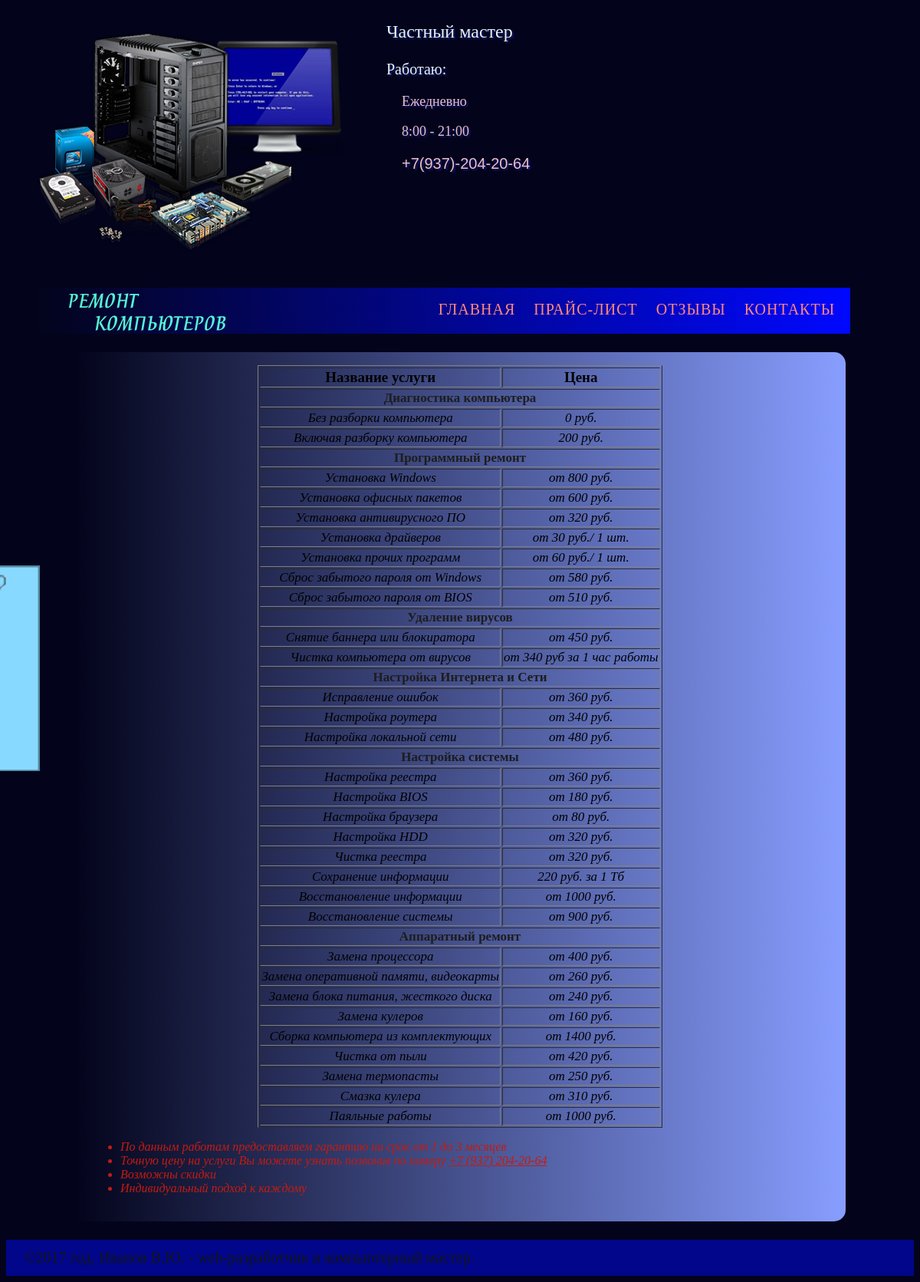
/prays.php, run on the app's committed database.
### tables this page shows
CREATE TABLE `diagnostika_comp` (
  `id` int(11) NOT NULL,
  `opisanie` varchar(255) NOT NULL,
  `cena` varchar(64) NOT NULL,
  `podrobno` text NOT NULL,
  `nazvanie` varchar(255) NOT NULL
);

CREATE TABLE `program_remont` (
  `id` int(11) NOT NULL,
  `opisanie` text NOT NULL,
  `cena` varchar(64) NOT NULL,
  `podrobno` text NOT NULL
);

CREATE TABLE `udalenie_virusov` (
  `id` int(11) NOT NULL,
  `opisanie` varchar(255) NOT NULL,
  `cena` varchar(64) NOT NULL,
  `podrobno` text NOT NULL
);

CREATE TABLE `nastroy_internet` (
  `id` int(11) NOT NULL,
  `opisanie` varchar(255) NOT NULL,
  `cena` varchar(64) NOT NULL,
  `podrobno` text NOT NULL
);

CREATE TABLE `nastroyka_system` (
  `id` int(11) NOT NULL,
  `opisanie` varchar(255) NOT NULL,
  `cena` varchar(64) NOT NULL,
  `podrobno` text NOT NULL
);

CREATE TABLE `apparatn_remont` (
  `id` int(11) NOT NULL,
  `opisanie` varchar(255) NOT NULL,
  `cena` varchar(64) NOT NULL,
  `podrobno` text NOT NULL
);

### prays.php (the view, shortened to what this page needs)
<!DOCTYPE html>
<html>
<head>
	<link rel="stylesheet" type="text/css" href="css/style.css">
</head>
<body>
	<?php
		include "header.php";
		include "nav.php";
	?>
	<div class="prays-content">
			<?php
				$connection = new PDO('mysql:host=localhost;dbname=remont-pc;charset=utf8', 'root', '1812dokamul');
				echo '<table class="prays_table" border="1">';
				echo '<tr class="prays-nazv-uslugi">';
					echo '<td>Название услуги</td>';
					echo '<td>Цена</td>';
				echo '</tr>';
				echo '<tr class="prays-nazv">';
					echo '<td colspan="2">Диагностика компьютера</td>';
				echo '</tr>';
				foreach($connection->query('SELECT * FROM diagnostika_comp') as $prays_diagnostika) {
					echo '<tr>';
					echo '<td class="prays-usluga"><abbr title="Подробнее">' . $prays_diagnostika['opisanie'] . '</abbr></td>';
					echo '<td class="prays-cena">' . $prays_diagnostika['cena'] . '</td>';
					echo '</tr>';
				}
				echo '<tr class="prays-nazv">';
					echo '<td colspan="2">Программный ремонт</td>';
				echo '</tr>';
				foreach($connection->query('SELECT * FROM program_remont') as $prays_prog_remont) {
					echo '<tr>';
					echo '<td class="prays-usluga"><abbr title="Подробнее">' . $prays_prog_remont['opisanie'] . '</abbr></td>';
					echo '<td class="prays-cena">' . $prays_prog_remont['cena'] . '</td>';
					echo '</tr>';
				}
				echo '<tr class="prays-nazv">';
					echo '<td colspan="2">Удаление вирусов</td>';
				echo '</tr>';
				foreach($connection->query('SELECT * FROM udalenie_virusov') as $prays_udal_virus) {
					echo '<tr>';
					echo '<td class="prays-usluga"><abbr title="Подробнее">' . $prays_udal_virus['opisanie'] . '</abbr></td>';
					echo '<td class="prays-cena">' . $prays_udal_virus['cena'] . '</td>';
					echo '</tr>';
				}
				echo '<tr class="prays-nazv">';
					echo '<td colspan="2">Настройка Интернета и Сети</td>';
				echo '</tr>';
				foreach($connection->query('SELECT * FROM nastroy_internet') as $prays_nastroy_internet) {
					echo '<tr>';
					echo '<td class="prays-usluga"><abbr title="Подробнее">' . $prays_nastroy_internet['opisanie'] . '</abbr></td>';
					echo '<td class="prays-cena">' . $prays_nastroy_internet['cena'] . '</td>';
					echo '</tr>';
				}
				echo '<tr class="prays-nazv">';
					echo '<td colspan="2">Настройка системы</td>';
				echo '</tr>';
				foreach($connection->query('SELECT * FROM nastroyka_system') as $prays_nastroyka_system) {
					echo '<tr>';
					echo '<td class="prays-usluga"><abbr title="Подробнее">' . $prays_nastroyka_system['opisanie'] . '</abbr></td>';
					echo '<td class="prays-cena">' . $prays_nastroyka_system['cena'] . '</td>';
					echo '</tr>';
				}
				echo '<tr class="prays-nazv">';
					echo '<td colspan="2">Аппаратный ремонт</td>';
				echo '</tr>';
				foreach($connection->query('SELECT * FROM apparatn_remont') as $prays_apparatn_remont) {
					echo '<tr>';
					echo '<td class="prays-usluga"><abbr title="Подробнее">' . $prays_apparatn_remont['opisanie'] . '</abbr></td>';
					echo '<td class="prays-cena">' . $prays_apparatn_remont['cena'] . '</td>';
					echo '</tr>';
				}
				echo '</table>';
			?>
			<div class="garantii">
				<ul>
					<li>По данным работам предоставляем гарантию на срок от 1 до 3 месяцев</li>
					<li>Точную цену на услуги Вы можете узнать позвонив по номеру <span class="garantii-number">+7 (937) 204-20-64</span></li>
					<li>Возможны скидки</li>
					<li>Индивидуальный подход к каждому</li>
				</ul>
			</div>
		</div>
	<div class="klik-chtob-zakazat-fix">
		<img src="img/18.png" class="img-klik-chtob-zakazat-fix">
	</div>
	<?php
		include "footer.php";
	?>
</body>
</html>

### header.php
<header class="header">
	<div class="img-header">
		<img src="img/1.png" class="remont-img-header">
	</div>
	<div class="mode-of-operation">
		<p>Частный мастер</p>
		<p>Работаю:</p>
		<p>Ежедневно</p>
		<p>8:00 - 21:00</p>
		<p>+7(937)-204-20-64</p>
	</div>
</header>

### nav.php (shortened to what this page needs)
<div class="img-nav clear">
	<img src="img/14.png" class="remont-img-nav">
	<div class="navigation ">
		<ul>
			<li class="nav-li-1"><a href="index.php">Главная</a></li>
			<li class="nav-li-2"><a href="prays.php">Прайс-лист</a></li>
			<li class="nav-li-3"><a href="otzyv.php">Отзывы</a></li>
			<li class="nav-li-4"><a href="kontakty.php">Контакты</a></li>
		</ul>
	</div>
</div>

### footer.php
<footer>
	<div class="clear">&copy2017 год. Иванов В.Ю. - web-разработчик и компьютерный мастер.</div>
</footer>

### css/style.css (style rules this page uses)
body { background-color: #03041B; }
.clear { clear:both; }
.header { margin-top: -8px; margin-right: -8px; margin-left: -8px; }
.img-header img { margin-top: 1%; margin-left: 4%; float: left; }
.mode-of-operation { color: #E5F3F3; text-shadow: 2px 2px 2px #121774; margin-top: 3%; margin-left: 42%; }
.mode-of-operation > p:nth-child(1) { font-size: 24px; font-family: Verdana; }
.mode-of-operation > p:nth-child(2) { font-size: 20px; font-family: Tahoma; }
.mode-of-operation > p:nth-child(3) { font-size: 18px; color: #EAC1CA; padding-left: 20px; }
.mode-of-operation > p:nth-child(4) { font-size: 18px; color: #EAC1CA; padding-left: 20px; }
.mode-of-operation > p:nth-child(5) { font-size: 20px; font-family: Arial; color: #EAC1CA; padding-left: 20px; }
.img-nav { background:linear-gradient(to right,#03041B,#0008FF); height: 60px; width: 90%; margin-top: 150px; margin-left: 3%; }
.img-nav img { float: left; height: 60px; width: 260px; }
.navigation { padding-top: 1px; text-align: right; }
.nav-li-1 a, .nav-li-2 a, .nav-li-3 a, .nav-li-4 a { color:#FF8A78; }
.navigation li > a { text-decoration: none; margin-right: 20px; text-transform: uppercase; font-family: Verdana; letter-spacing: 1px; transition: all 0.2s ease; -webkit-transition: all 0.2s ease; -moz-transition: all 0.2s ease; -o-transition: all 0.2s ease; -ms-transition: all 0.2s ease; display: inline-block; }
.navigation ul > li { display: inline; font-size: 20px; }
footer > div { background-color: #01068A; padding:1% 0 1% 2%; font-style: Tahoma; font-size: 20px; color: #151515; }
.prays-content { background:linear-gradient(to right,#03041B,#889EFF); border-radius: 0 15px 15px 0; width: 85%; margin:2% auto 2% auto; padding-top: 1.5%; padding-bottom: 1.5%; }
.prays_table { margin-bottom: 0; margin-left: auto; margin-right: auto; text-align: center; }
.prays-nazv-uslugi { font-weight: 700; font-size: 19px; font-family: Tahoma; }
.prays-nazv { font-weight: 700; font-size: 17px; color:#1D1D1D; font-family: Tahoma; }
.prays-usluga, .prays-cena { font-style: italic; font-size: 17px; }
.prays-usluga abbr { text-decoration: none; }
.garantii { color:#C41B12; font-style: italic; margin-left: 2%; }
.garantii-number { text-decoration: underline; }
.klik-chtob-zakazat-fix { width: 22%; height: 4%; position: fixed; right:87.5%; top:50%; transform: rotate(-90deg); background-color: #87D9FF; border:2px solid #53869D; cursor:pointer; }

### data on the page
diagnostika_comp: opisanie "Без разборки компьютера", cena "0 руб."
diagnostika_comp: opisanie "Включая разборку компьютера", cena "200 руб."
program_remont: opisanie "Установка Windows", cena "от 800 руб."
program_remont: opisanie "Установка офисных пакетов", cena "от 600 руб."
program_remont: opisanie "Установка антивирусного ПО", cena "от 320 руб."
program_remont: opisanie "Установка драйверов", cena "от 30 руб./ 1 шт."
program_remont: opisanie "Установка прочих программ", cena "от 60 руб./ 1 шт."
program_remont: opisanie "Сброс забытого пароля от Windows", cena "от 580 руб."
program_remont: opisanie "Сброс забытого пароля от BIOS", cena "от 510 руб."
udalenie_virusov: opisanie "Снятие баннера или блокиратора", cena "от 450 руб."
udalenie_virusov: opisanie "Чистка компьютера от вирусов", cena "от 340 руб за 1 час работы"
nastroy_internet: opisanie "Исправление ошибок", cena "от 360 руб."
nastroy_internet: opisanie "Настройка роутера", cena "от 340 руб."
nastroy_internet: opisanie "Настройка локальной сети", cena "от 480 руб."
nastroyka_system: opisanie "Настройка реестра", cena "от 360 руб."
nastroyka_system: opisanie "Настройка BIOS", cena "от 180 руб."
nastroyka_system: opisanie "Настройка браузера", cena "от 80 руб."
nastroyka_system: opisanie "Настройка HDD", cena "от 320 руб."
nastroyka_system: opisanie "Чистка реестра", cena "от 320 руб."
nastroyka_system: opisanie "Сохранение информации", cena "220 руб. за 1 Тб"
nastroyka_system: opisanie "Восстановление информации", cena "от 1000 руб."
nastroyka_system: opisanie "Восстановление системы", cena "от 900 руб."
apparatn_remont: opisanie "Замена процессора", cena "от 400 руб."
apparatn_remont: opisanie "Замена оперативной памяти, видеокарты", cena "от 260 руб."
apparatn_remont: opisanie "Замена блока питания, жесткого диска", cena "от 240 руб."
apparatn_remont: opisanie "Замена кулеров", cena "от 160 руб."
apparatn_remont: opisanie "Сборка компьютера из комплектующих", cena "от 1400 руб."
apparatn_remont: opisanie "Чистка от пыли", cena "от 420 руб."
apparatn_remont: opisanie "Замена термопасты", cena "от 250 руб."
apparatn_remont: opisanie "Смазка кулера", cena "от 310 руб."
apparatn_remont: opisanie "Паяльные работы", cena "от 1000 руб."
